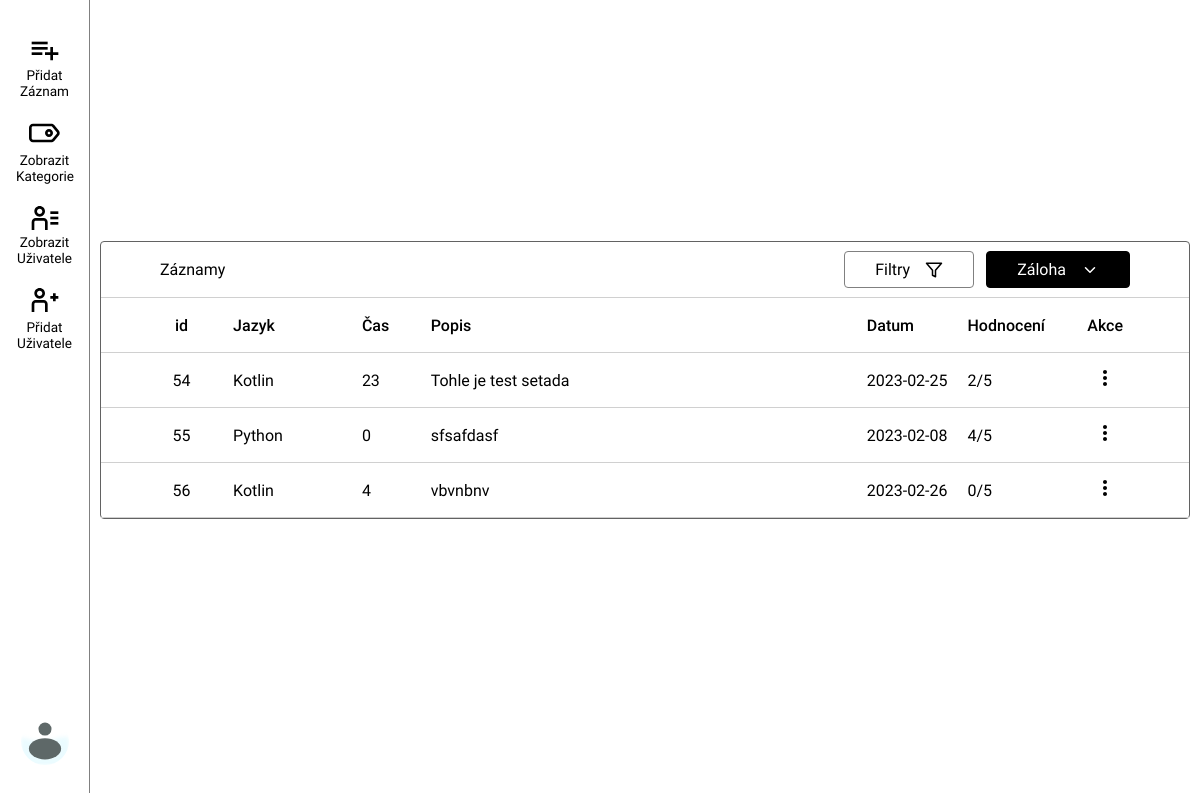
The app's page /app/ (signed in), older data.
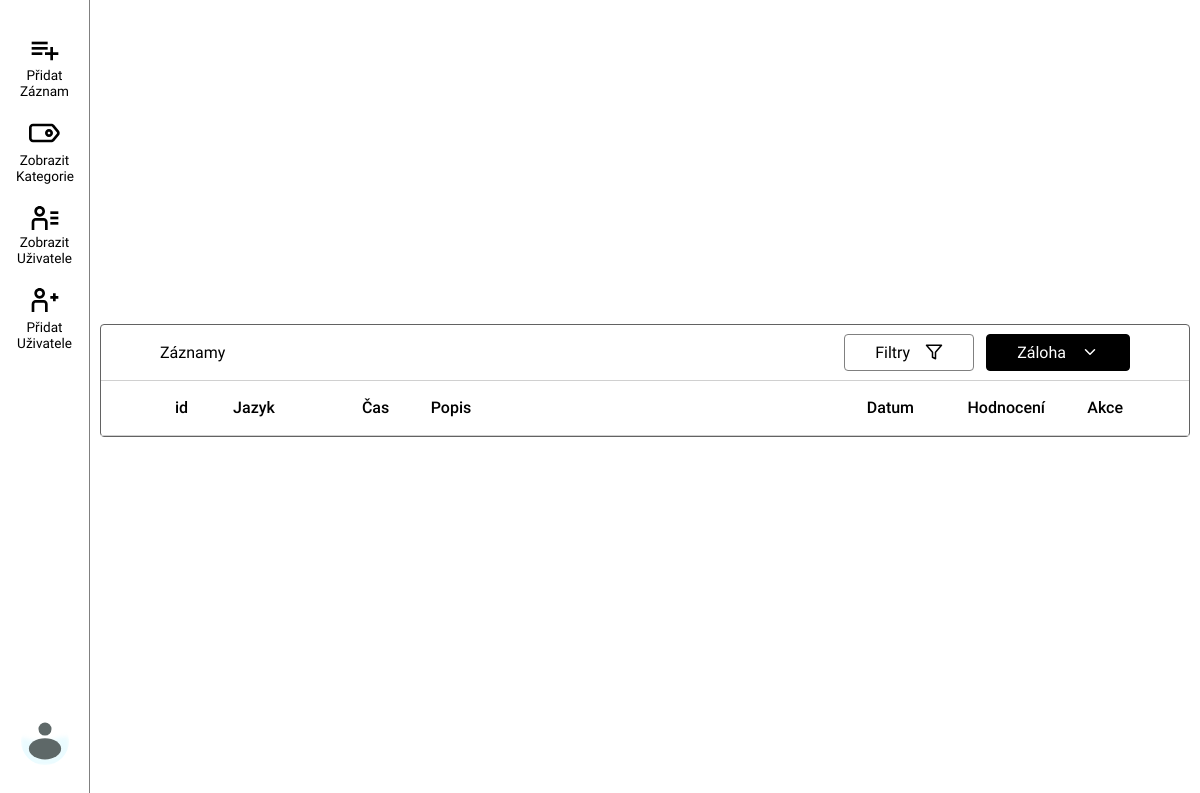
The same page, newer data.
### tables this page shows
CREATE TABLE "records"
(
    "id"              INTEGER,
    "dates"           DATE NOT NULL,
    "timeInMinutes"   INT  NOT NULL,
    "programmingLang" TEXT NOT NULL,
    "rating"          INT  NOT NULL,
    "description"     TEXT NOT NULL,
    "user_id"         INT  NOT NULL,
    PRIMARY KEY ("id" AUTOINCREMENT)
);

### app.py (the view)
@app.route('/')
@app.route('/app/', methods=["GET", "POST"])
@login_required
def app_wind():
    conn = db.get_db_connection()
    user = conn.execute("SELECT firstname, lastname, username FROM users WHERE id=?", (protected_id(),)).fetchall()
    categorie = conn.execute("SELECT * FROM categories WHERE user_id = ?", (protected_id(),)).fetchall()
    conn.close()
    return render_template('records.html', texts=sorting.pre_sort(None, None, None, None,
                                                                  None, None, None, current_user.get_id()),
                           defs=proglangs,
                           categories=categorie,
                           user_perm=protected_user_perm(),
                           user_firstname=user[0][0],
                           user_lastname=user[0][1],
                           username=user[0][2])

### app.py (called while the page is built)
@login_manager.user_loader
def load_user(user_id):
    print("users_load")
    conn = db.get_db_connection()
    cursor = conn.cursor()
    cursor.execute("SELECT * FROM users WHERE id = ?", (user_id,))
    user = cursor.fetchone()
    if user is None:
        return None
    user = User(id=user[0], username=user[1], email=user[2], password=user[3])
    return user

@app.route('/protected/get_user_id/')
@login_required
def protected_id():
    return current_user.get_id()

@app.route('/protected/get_user_perm/')
@login_required
def protected_user_perm():
    conn = db.get_db_connection()
    record = conn.execute("""SELECT role FROM users WHERE id=?""", (current_user.get_id(),)).fetchall()
    conn.close()
    return str(record[0][0])

### db.py (called while the page is built)
def get_db_connection():  # napojení se na databázi
    conn = sqlite3.connect(databasePath)
    conn.row_factory = sqlite3.Row
    return conn

### templates/records.html (shortened to what this page needs)
<!DOCTYPE html>
<html lang="en">
<head>
    {% include 'rootFiles/css_files.html' %}
</head>
<body style="overflow-x: hidden">
    <div style="max-width: 90px; width: 100%">
        {% include 'action_tab.html' %}
    <div class="table_center">
        <div id="table">
            {% include 'customElements/table_row.html' %}
        </div>
    </div>
</body>
</html>

### templates/rootFiles/css_files.html
    <link rel="stylesheet" href="{{ url_for('static', filename='css/customElements/loading_screen.css') }}">
    <link rel="stylesheet" href="{{ url_for('static', filename='css/jquery-ui.css') }}">
    <link rel="stylesheet" href="{{ url_for('static', filename='css/rangeSlider.css') }}">
    <link rel="stylesheet" href="{{ url_for('static', filename='css/records.css') }}">
    <link rel="stylesheet" href="{{ url_for('static', filename='css/sortControl.css') }}">
    <link rel="stylesheet" href="{{ url_for('static', filename='css/userOverview.css') }}">
    <link rel="stylesheet" href="{{ url_for('static', filename='css/categories_overview.css') }}">
    <link rel="stylesheet" href="{{ url_for('static', filename='css/side_bar_menu.css') }}">
    <link rel="stylesheet" href="{{ url_for('static', filename='css/table_row.css') }}">
    <link rel="stylesheet" href="{{ url_for('static', filename='css/custom_dropbox_css.css') }}">
    <link rel="stylesheet" href="{{ url_for('static', filename='main.css') }}">
    <link rel="stylesheet" href="{{ url_for('static', filename='css/customElements/removeWarn.css') }}">
    <link rel="stylesheet" href="{{ url_for('static', filename='css/customElements/filters.css') }}">

### templates/action_tab.html (shortened to what this page needs)
<div class="menu_container" style="">
    <div class="menu_container_inner" style="">
        <div class="menu_items" style="">
            <div style="display: flex; flex-flow: column; gap: 15px;">
                <a class="menu_item" onclick="add_record()" id="menu_item_add_record">
                    <div class="menu_item_wrap" style="">
                        <div class="menu_item_wrap_img">
                            <svg width="32" height="32" viewBox="0 0 24 24" fill="none"
                                 xmlns="http://www.w3.org/2000/svg">
                                <path d="M2 5H14V7H2V5Z" fill="currentColor"/>
                                <path d="M2 9H14V11H2V9Z" fill="currentColor"/>
                                <path d="M10 13H2V15H10V13Z" fill="currentColor"/>
                                <path d="M16 9H18V13H22V15H18V19H16V15H12V13H16V9Z" fill="currentColor"/>
                            </svg>
                        </div>
                        <span style="">
                        Přidat Záznam
                    </span>
                    </div>
                </a>
                <a class="menu_item" onclick="showCategories()" id="menu_item_show_categories">
                    <div class="menu_item_wrap" style="margin-top: 3px">
                        <div class="menu_item_wrap_img">
                        </div>
                        <span style="margin-top: 3px">
                        Zobrazit Kategorie
                    </span>
                    </div>
                </a>
                <a class="menu_item" onclick="showUsers()" id="menu_item_show_users">
                    <div class="menu_item_wrap" style="margin-top: 3px">
                        <div class="menu_item_wrap_img">
                        </div>
                        <span style="">
                        Zobrazit Uživatele
                    </span>
                    </div>
                </a>
                <a class="menu_item" onclick="addUser_window_outOfBox()" id="menu_item_add_user">
                    <div class="menu_item_wrap" style="margin-top: 3px">
                        <div class="menu_item_wrap_img">
                        </div>
                        <span style="margin-top: 3px">
                        Přidat Uživatele
                    </span>
                    </div>
                </a>
            </div>
            <div style="align-self: flex-end">
                <div style="position: relative; bottom: 0; display: flex; flex-flow: row; align-items: center">
                    <div style="margin: auto;">
                        <a style="cursor:pointer; display: flex" class="userIcon" id="show_user_info">
                        </a>
                    </div>
                </div>
            </div>
        </div>
    </div>
</div>
</div>

### templates/customElements/table_row.html (shortened to what this page needs)
<div style="border: 1px #626262 solid; border-radius: 4px; margin: 10px">
    <div style="">
        <div style="width: 100%; height: 55px; display: flex; align-items: center">
            <div style="display: flex; width: 100%; align-items: center; position:relative;">
                <div style="position:absolute; left: 59px">
                    <span>Záznamy</span>
                </div>
                <div style="position:absolute; right: 59px; display: flex;">
                    <div style="position:relative;">
                        <div id="filters_button">
                            <span>Filtry</span>
                            <div style="margin-left: 15px">
                                <svg style="display: flex" xmlns="http://www.w3.org/2000/svg" width="18" height="18"
                                     viewBox="0 0 24 24" fill="none" stroke="currentColor" stroke-width="2"
                                     stroke-linecap="round" stroke-linejoin="round" class="feather feather-filter">
                                    <polygon points="22 3 2 3 10 12.46 10 19 14 21 14 12.46 22 3"></polygon>
                                </svg>
                            </div>
                        </div>
                    </div>
                    <div style="position:relative;">
                        <div id="backup_button" onclick="">
                            <span style="color: white">Záloha</span>
                            <div style="margin-left: 15px">
                                <svg style="display: flex; color: white" xmlns="http://www.w3.org/2000/svg" width="18"
                                     height="18" viewBox="0 0 24 24"
                                     fill="none" stroke="currentColor" stroke-width="2" stroke-linecap="round"
                                     stroke-linejoin="round" class="feather feather-chevron-down">
                                    <polyline points="6 9 12 15 18 9"></polyline>
                                </svg>
                            </div>
                        </div>
                    </div>
                </div>
            </div>
        </div>
    </div>
    <table id="records_table" style="" class="display">
        <thead>
        <tr style=" height: 55px;">
            <th class="datatable-nosort" style="cursor: default">
                id
            </th>
            <th id="sort-button-programLang" class="ui-sort-control">
                <div style="display: flex; align-items: center;">
                    <span>
                        Jazyk
                    </span>
                </div>
            </th>
            <th id="sort-button-time" class="ui-sort-control">
                <div style="display: flex; align-items: center;">
                    <span>
                        Čas
                    </span>
                </div>
            </th>
            <th style="cursor: auto;cursor: default;">
                Popis
            </th>
            <th id="sort-button-date" class="ui-sort-control">
                <div style="display: flex; align-items: center;">
                    <span>
                        Datum
                    </span>
                </div>
            </th>
            <th id="sort-button-rating" class="ui-sort-control">
                <div style="display: flex; align-items: center;">
                    <span>
                        Hodnocení
                    </span>
                </div>
            </th>
            <th style="cursor: default;">Akce</th>
        </tr>
        </thead>
        <tbody id="table-content">
        {% for record in texts %}
            <tr style="">
                <td style="text-align: center; position:relative;">
                    {{ record.id }}
                </td>
                <td>{{ record.programmingLang }}</td>
                <td style="text-align: left">{{ record.timeInMinutes }}</td>
                <td style="max-height: 55px; overflow-y: auto"><span class="short_desc">{{ record.description }}</span>
                </td>
                <td class="date">{{ record.dates }}</td>
                <td>{{ record.rating }}/5</td>
                <td>
                    <div>
                        <a style="cursor:pointer;" class="contextMenu_record_more_section">
                        </a>
                    </div>
                </td>
            </tr>
        {% endfor %}
        </tbody>
    </table>
</div>

### static/css/records.css (style rules this page uses)
.table_center { display: flex; width: 100%; height: 95vh; justify-content: center; align-items: center; }
body { display: flex; flex-direction: row; }
#table { max-width: 1576px; width: 100%; }

### static/css/sortControl.css (style rules this page uses)
.ui-sort-control { align-items: center; }

### static/css/side_bar_menu.css (style rules this page uses)
.menu_container { height: 100vh; display: flex; border-right: 1px gray solid; background-color: white; }
.menu_container_inner { padding: 5px; height: 100%; width: 100%; display: flex; align-items: center; flex-flow: column nowrap; }
.menu_items { display: grid; gap: 15px; margin-top: 30px; margin-bottom: 30px; height: 100%; }
.menu_item_wrap { display: flex; flex-flow: column nowrap; align-items: center; position: relative; }
.menu_item_wrap svg { width: 32px; }
.menu_item_wrap span { max-width: 57px; text-align: center; font-size: 0.85rem }
.menu_item_wrap_img { position: relative; display: flex; justify-content: center; align-items: center; }
.menu_item { cursor: pointer; }

### static/css/table_row.css (style rules this page uses)
#records_table, table { border-collapse: collapse; }
#records_table th { border-bottom: 1px solid #D0D0D0; border-top: 1px solid #D0D0D0; user-select: none; }
#records_table tr td:first-child, table tr th:first-child { cursor: default; padding: 0 0 0 34px; }
#records_table tr td:last-child, table tr th:last-child { padding: 0 60px 0 0; }
#records_table tr { height: 55px; width: 1576px; }
#records_table tr td, table tr th { padding: 0; padding: 0 5px; }
#records_table tr td:nth-child(1), table tr th:nth-child(1) { text-align: center; width: 9.97%; }
#records_table tr td:nth-child(2), table tr th:nth-child(2) { text-align: left; width: 10.1%; }
#records_table tr td:nth-child(3), table tr th:nth-child(3) { width: 5.4%; }
#records_table tr td:nth-child(4), table tr th:nth-child(4) { text-align: left; width: 34.2%; }
#records_table tr td:nth-child(5), table tr th:nth-child(5) { text-align: left; width: 7.9%; }
#records_table tr td:nth-child(6), table tr th:nth-child(6) { text-align: left; width: 5.5%; }
#records_table tr td:nth-child(7), table tr th:nth-child(7) { text-align: center; width: 6.3%; }
#records_table thead tr th { cursor: pointer; font-weight: 500; }
#filters_button { display: flex; align-items: center; border: 1px solid gray; border-radius: 4px; padding: 8px 30px; margin: 0 12px; user-select: none; cursor: pointer; }
#backup_button { display: flex; align-items: center; border: 1px solid black; border-radius: 4px; padding: 8px 30px; background-color: black; user-select: none; cursor: pointer; }

### static/main.css (style rules this page uses)
* { font-family: "Roboto Condensed"; box-sizing: border-box; font-size: 1rem; scrollbar-width: thin; }
body { margin: 0; }

Row changes from the older to the newer data that the page shows:
removed records: id "54", programmingLang "Kotlin", timeInMinutes "23", description "Tohle je test setada", dates "2023-02-25", rating "2"
removed records: id "55", programmingLang "Python", timeInMinutes "0", description "sfsafdasf", dates "2023-02-08", rating "4"
removed records: id "56", programmingLang "Kotlin", timeInMinutes "4", description "vbvnbnv", dates "2023-02-26", rating "0"
